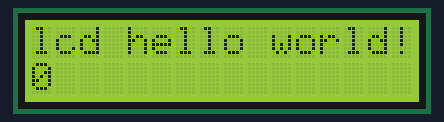
Recording of a sketch running on a simulated Arduino Uno, built with avr-gcc and run on an emulated ATmega328P. On the bench: 16×2 character LCD.

Above: at 0.1 s.
At 4.1 s:
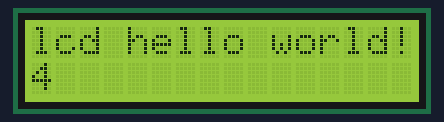
At 9.1 s:
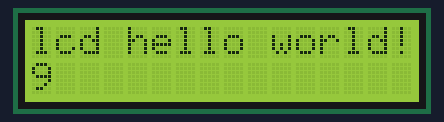
At 19.1 s:
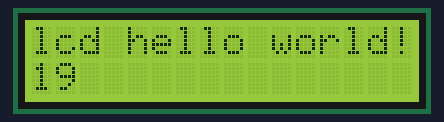
At 29.1 s:
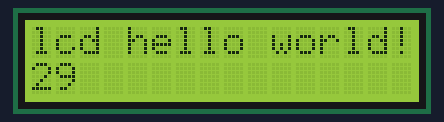
At 39.1 s:
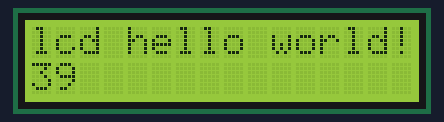

Measured:
- what the display in image 1 shows lasts 1.0 s, from 4.0 s to 5.0 s

The sketch:

1_lcd_hello_world.ino
```cpp
/*
 * 1_lcd_hello_world.ino
 *  
 * this is just a simple sketch to test our lcd display
 *
 * author: prof. alex shenfield
 * date:   2024/11/12
 */

// include the lcd library
#include <LiquidCrystal.h>

// initialise the lcd display
// pin inputs are rs, enable, d4, d5, d6, d7
LiquidCrystal lcd(12, 11, 5, 4, 3, 2);

// CODE

// set everything up
void setup()
{
  // setup the lcd display (16x2 lines)
  lcd.begin(16, 2);

  // print a message
  lcd.setCursor(0, 0);
  lcd.print("lcd hello world!");
}

// main program loop
void loop()
{
  // set the lcd cursor to be the first element of the second row
  lcd.setCursor(0, 1);

  // print the time on the second row of the lcd
  lcd.print(millis() / 1000);
}
```
